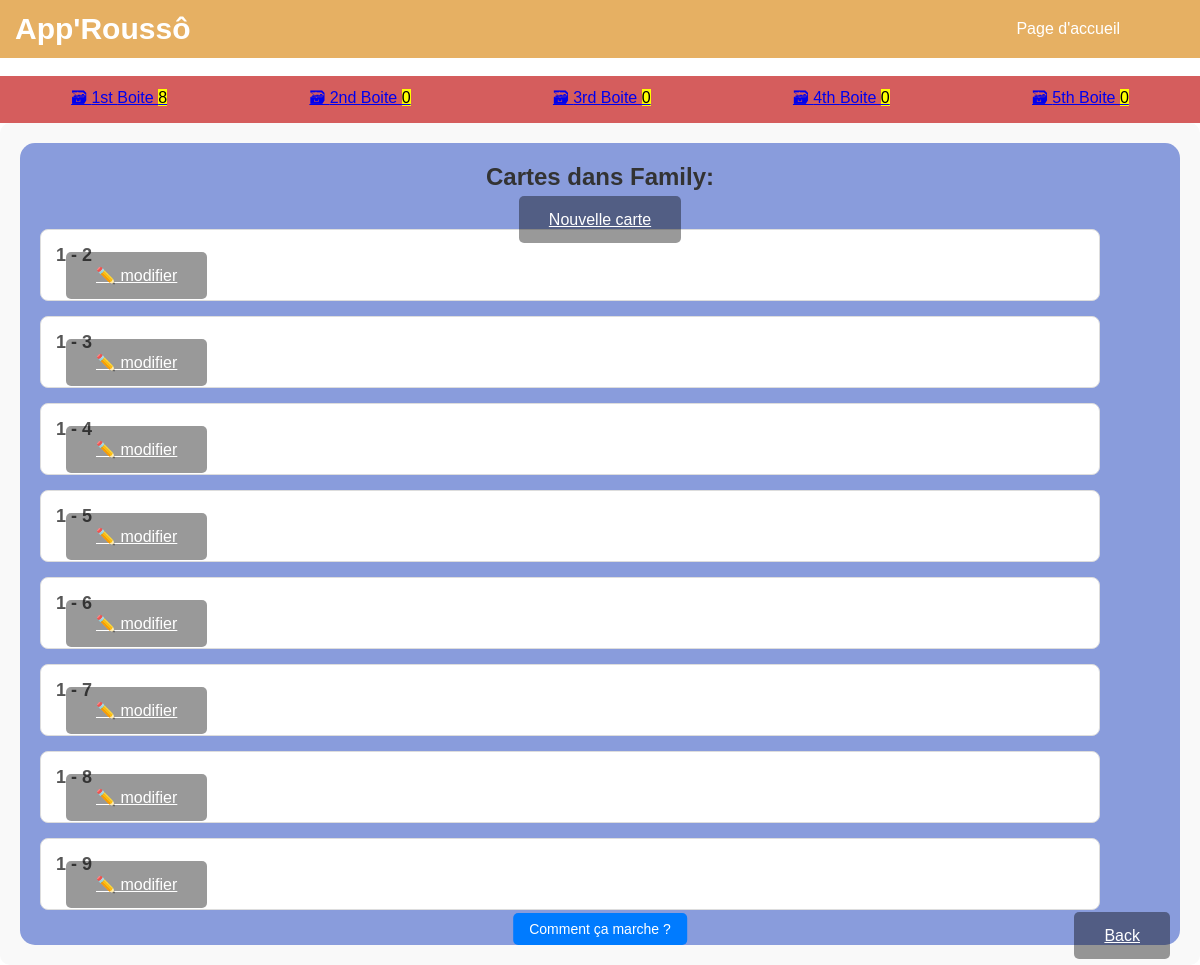
The page /classeur/62/ on the database its author committed.
### cards/models.py (models this page shows, shortened)
class Classeur(models.Model):
    LANGUAGES = [
        ('DE', 'Allemand'),
        ('IT', 'Italien'),
        ('ES', 'Espagnol'),
        ('EN', 'Anglais')
    ]
    name = models.CharField(max_length=200, null=False)
    user = models.ForeignKey(User, on_delete=models.CASCADE)  # Classeur asso. avec un utilisateur
    public = models.BooleanField(default=False)
    category = models.CharField(max_length=2, choices=LANGUAGES, default='FR')  # Catégorie / Langue

class Card(models.Model):
    question = models.CharField(max_length=100)
    answer = models.CharField(max_length=100)
    box = models.IntegerField(
        choices=zip(BOXES, BOXES),
        default=BOXES[0],  # Default box for new cards is box 1
    )
    date_created = models.DateTimeField(auto_now_add=True)  # Timestamp of card creation
    classeur = models.ForeignKey(Classeur, on_delete=models.CASCADE, related_name='cards', default=get_default_classeur)
    user = models.ForeignKey(User, on_delete=models.CASCADE, default=1)  # Default user

### cards/views.py (the view)
# urls.py: path('classeur/<int:pk>/', ClasseurDetailView.as_view(), name='classeur_detail'),
class ClasseurDetailView(DetailView):
    model = Classeur
    template_name = 'cards/classeur_cartes.html'  # Template à personnaliser
    context_object_name = 'classeur'
    def get_context_data(self, **kwargs):
        context = super().get_context_data(**kwargs)
        context['cards'] = self.object.cards.all()  # Récupérer toutes les cartes liées à ce classeur
        return context

### cards/templatetags/classeur_tags.py (called while the page is built)
@register.inclusion_tag("cards/classeur_box_links.html")
def classeur_boxes_as_links(classeur):
    boxes = []
    for box_num in BOXES:
        card_count = Card.objects.filter(classeur=classeur, box=box_num).count()
        boxes.append({
            "number": box_num,
            "card_count": card_count,
        })
    return {"classeur": classeur, "boxes": boxes}

### cards/templates/cards/classeur_cartes.html (shortened to what this page needs)
{% extends "cards/classeur_list.html" %}
{% load classeur_tags %}
{% load humanize %}
{% block content %}
    <br>
    <nav2>
        {% classeur_boxes_as_links classeur %}
    </nav2>
    {% if classeur.pk %}
        <div class="container3">
            <div class="box-flashcards">
                <h3>Cartes dans {{ classeur.name }}:</h3>
                <a href="{% url 'card-create' classeur.pk %}" class="button">Nouvelle carte</a>
                <ul>
                    {% for card in cards %}
                      <div class="cards-list">
                        <div class="card-content">
                            <h4>{{ card.question }} - {{ card.answer }}</h4>
                        </div>
                        <div class="card-actions">
                            <a href="{% url 'card-update' card.id %}" class="button">✏️ modifier</a>
                        </div>
                      </div>
                    {% endfor %}
                </ul>
            </div>
        </div>
    {% else %}
            <p>Classeur non trouvé ou invalide.</p>
    {% endif %}
    <div style="position: fixed; bottom: 20px; right: 20px;">
            <a href="{% url 'classeur_list' %}" class="button">Back</a>
    </div>
    <button id="rulesBtn" class="fixed-button">Comment ça marche ?</button>
{% endblock %}

### static/css/styles_classeur_liste.css (style rules this page uses)
* { margin: 0; padding: 0; box-sizing: border-box; font-family: 'arial', sans-serif; }
body { width: 100%; height: 100%; display: flex; flex-direction: column; }
.button { margin: 10px; padding: 15px 30px; font-size: 16px; cursor: pointer; border: none; border-radius: 5px; background-color: rgba(0,0,0,0.4); color: white; transition: background-color 0.3s; }
div ul { list-style: none; width: 100%; text-align: left; padding-right: 60px; row-gap: 10px; }
.container3 { width: 100%; max-width: 1200px; margin: 0 auto; padding: 20px; background-color: #f9f9f9; border-radius: 10px; }
.box-flashcards { text-align: center; padding: 20px; background-color: #899cdc; border-radius: 15px; }
.box-flashcards h3, .box-classeur h3 { font-size: 24px; color: #333; margin-bottom: 20px; }
ul { list-style: none; padding: 0; }
.cards-list, .classeur-list { background-color: #fff; border: 1px solid #ddd; border-radius: 8px; padding: 15px; margin-bottom: 15px; transition: transform 0.3s ease; }
.cards-list h4, .classeur-list { font-size: 18px; color: #555; }
nav2, nav3 { width: 100%; display: flex; align-items: center; justify-content: space-around; padding: 10px 0; background: #d55d5d; }
.card-content { flex-grow: 1; }
.card-actions { flex-shrink: 0; justify-content: right; }
.fixed-button { position: fixed; bottom: 20px; left: 50%; transform: translateX(-50%); padding: 8px 16px; background-color: #007BFF; color: white; border: none; border-radius: 5px; font-size: 14px; cursor: pointer; }

### rows shown on the page
Classeur: name "Family"
Card: question "1", answer "2"
Card: question "1", answer "3"
Card: question "1", answer "4"
Card: question "1", answer "5"
Card: question "1", answer "6"
Card: question "1", answer "7"
Card: question "1", answer "8"
Card: question "1", answer "9"

### other values the page prints
{{ box.number | ordinal }} "1st" "2nd" "3rd" "4th" "5th"
{{ box.card_count }} "8" "0" "0" "0" "0"
